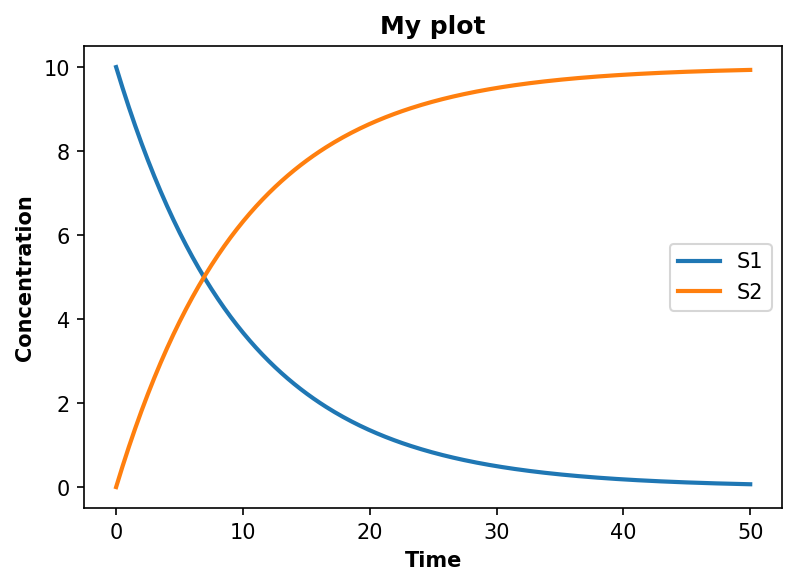

Reproduce this figure in Python.
import tellurium as te

model_name = 'example_00'

r = te.loada(f"""
model {model_name}
    S1 -> S2; k1*S1;
    k1 = 0.1;
    S1 = 10;
end
""")

m = r.simulate (0, 50, 300, ['time', 'S1', 'S2'])

r.plot(
    title='My plot', 
    xtitle='Time', 
    ytitle='Concentration', 
    dpi=150,
    savefig='./example_00.png'
)

r.exportToSBML('./example_00.xml', current=False)
